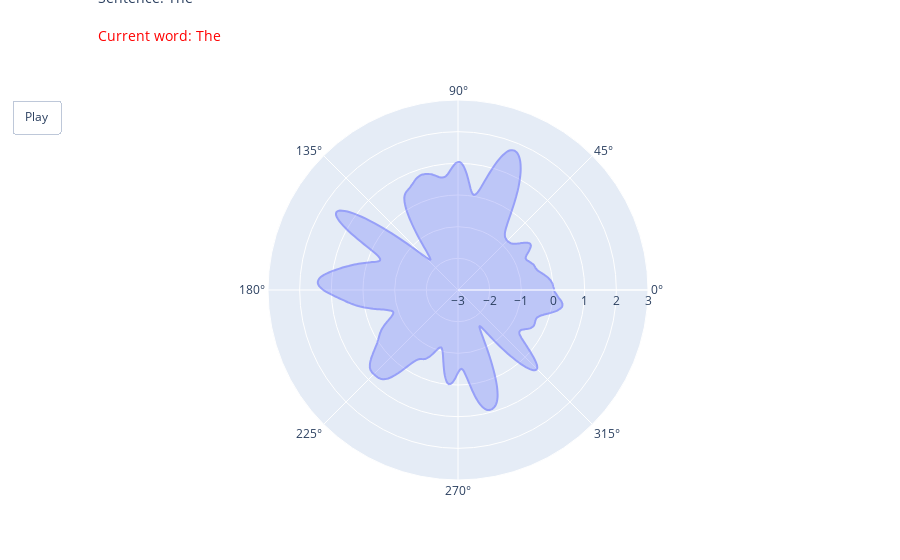

Source (notebook cell):
### Markdown cell above
##### Sentences but step by step

### Code cell
def circular_convolution(signal, kernel):
    len_kernel = len(kernel)
    half_kernel = len_kernel // 2
    extended_signal = np.concatenate([signal[-half_kernel:], signal, signal[:half_kernel]]) # Étendre le signal aux deux extrémités pour gérer le cas circulaire
    result = np.convolve(extended_signal, kernel, mode='valid') # Appliquer la convolution standard
    return result

def compute_sentence_representation(text, path, coefs, filter):
    """Compute the word representation after applying coefficient and convolution filter."""
    tokens = tokenizer.tokenize(text)
    ids = tokenizer.convert_tokens_to_ids(tokens)
    emb = model(torch.tensor(ids).unsqueeze(0)).pooler_output[0].detach().numpy()
    word_repr = np.array([emb[dim] * coefs[i] for i, dim in enumerate(path)])
    word_repr = circular_convolution(word_repr, filter)
    return word_repr


# Create the filter
N = 0
filter = [scipy.stats.norm.pdf(3*x/(N+1), 0, 1) for x in range(-N, N+1)]
# fig = px.line(filter)
# fig.show()

# Get the sentence
sentence = "The cat hunts the mice, it will"
words = sentence.split()

# Compute representations for each partial sentence (from 1 word to full sentence)
partial_sentences = [" ".join(words[:i+1]) for i in range(len(words))]
representations = [compute_sentence_representation(s, path, coefs, filter) for s in partial_sentences]

# Create the base figure
fig = go.Figure()

# Add frames for each partial sentence
frames = [go.Frame(
    data=[go.Scatterpolar(r=rep, name=s, fill='toself', opacity=0.60)],
    name=s,
    layout=go.Layout(annotations=[
        dict(text=f"Sentence: {s}", showarrow=False, xref="paper", yref="paper", x=0, y=1.3, font=dict(size=14)),
        dict(text=f"Current word: {words[i]}", showarrow=False, xref="paper", yref="paper", x=0, y=1.2, font=dict(size=14, color="red"))
    ])
) for i, (rep, s) in enumerate(zip(representations, partial_sentences))]
fig.frames = frames

# Set up the animation settings
animation_settings = go.layout.Updatemenu(type="buttons", showactive=False, buttons=[dict(label="Play",
                                          method="animate", args=[None, dict(frame=dict(duration=1000, redraw=True), fromcurrent=True)])])

# Add the initial representation (of the first word) to the base figure
fig.add_trace(go.Scatterpolar(r=representations[0], name=partial_sentences[0], fill='toself', opacity=0.60))

# Add the initial annotations
fig.update_layout(
    annotations=[
        dict(text=f"Sentence: {partial_sentences[0]}", showarrow=False, xref="paper", yref="paper", x=0, y=1.3, font=dict(size=14)),
        dict(text=f"Current word: {words[0]}", showarrow=False, xref="paper", yref="paper", x=0, y=1.2, font=dict(size=14, color="red"))
    ],
    updatemenus=[animation_settings], 
    polar=dict(radialaxis=dict(range=[-3, 3]))
)

fig.show()

### Figure 1 — Plotly figure (JSON) as saved in the notebook; plotly's stock layout.template omitted (floating-point values rounded to 4 significant figures; data arrays with more than 128 entries replaced by an {"elided": "..."} marker saying what was removed)
{"data": [{"fill": "toself", "name": "The", "opacity": 0.6, "r": {"elided": "769 float values"}, "type": "scatterpolar"}], "layout": {"annotations": [{"font": {"size": 14}, "showarrow": false, "text": "Sentence: The", "x": 0, "xref": "paper", "y": 1.3, "yref": "paper"}, {"font": {"color": "red", "size": 14}, "showarrow": false, "text": "Current word: The", "x": 0, "xref": "paper", "y": 1.2, "yref": "paper"}], "polar": {"radialaxis": {"range": [-3, 3]}}, "updatemenus": [{"buttons": [{"args": [null, {"frame": {"duration": 1000, "redraw": true}, "fromcurrent": true}], "label": "Play", "method": "animate"}], "showactive": false, "type": "buttons"}]}}
